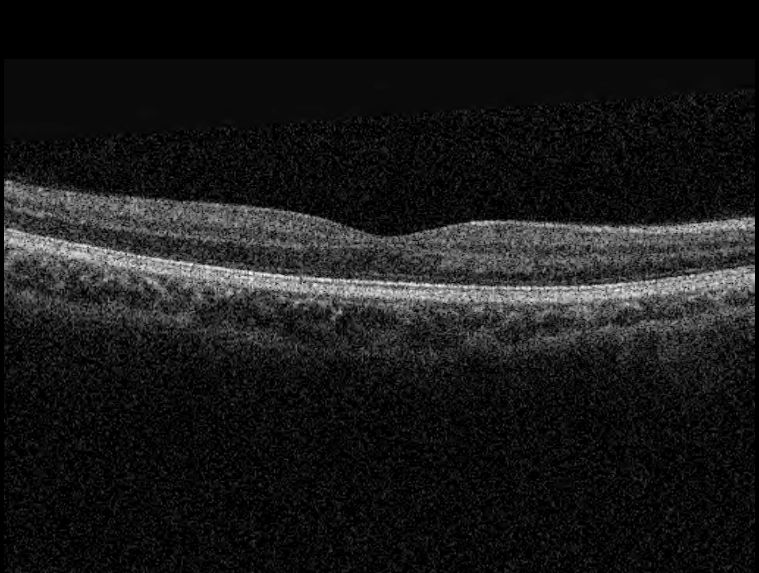
#> input picture ImageProcessing/clear_img.jpeg, 759 x 573 px
$ python testing.py
#> lines starting #> are read from the running program, lines starting #| are printed output that depends on the picture
import cv2
import numpy as np


class Method:

    # [165 lines left out: functions start_track_and_fuse, calculate_feature, detect_and_describe, calculate_offset_by_feature, match_descriptors, get_offset_by_mode, not called in this run]


if __name__ == "__main__":
    # m = Method()
    # offset = m.start_track_and_fuse()

    image_1 = cv2.imread("clear_img.jpeg", flags=0)
#> image_1 is the input picture: shape (573, 759); min 0, max 254, mean 25.1
    image_2 = image_1[0:485, 0:609]
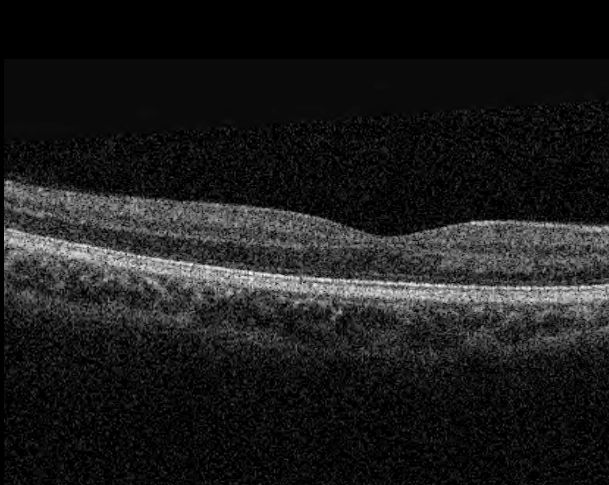
#> image_2: shape (485, 609); min 0, max 254, mean 27.8
    cv2.imwrite("image_2.jpeg", image_2)
    image_3 = image_1[100:585, 150:759]
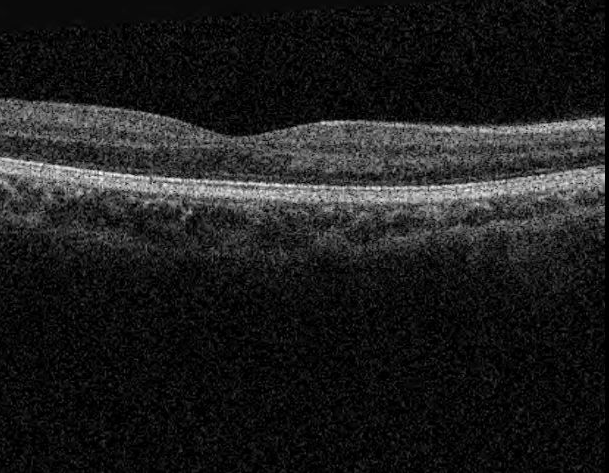
#> image_3: shape (473, 609); min 0, max 254, mean 29.6
    cv2.imwrite("image_3.jpeg", image_3)

$ run again, with ImageProcessing/1.jpeg copied over ImageProcessing/clear_img.jpeg
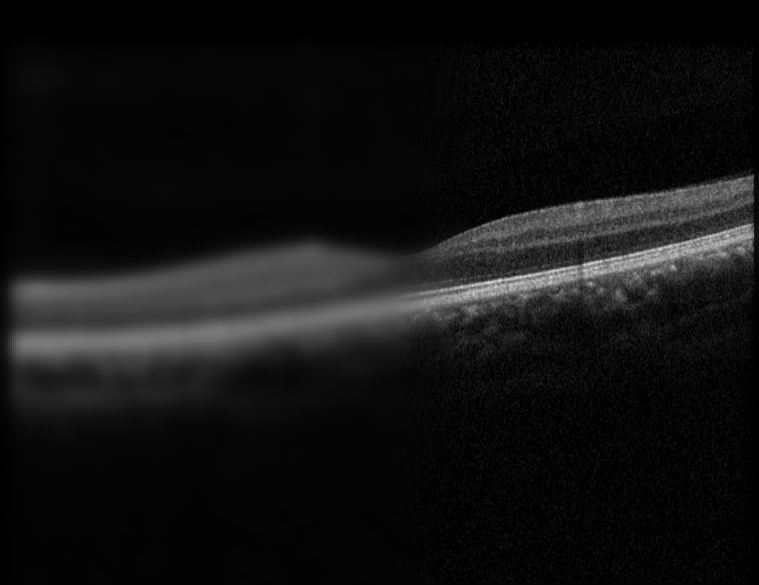
#> input picture ImageProcessing/1.jpeg, 759 x 585 px
#> image_1 is the input picture: shape (585, 759); min 0, max 226, mean 18.3
#> `image_2 = image_1[0:485, 0:609]`:
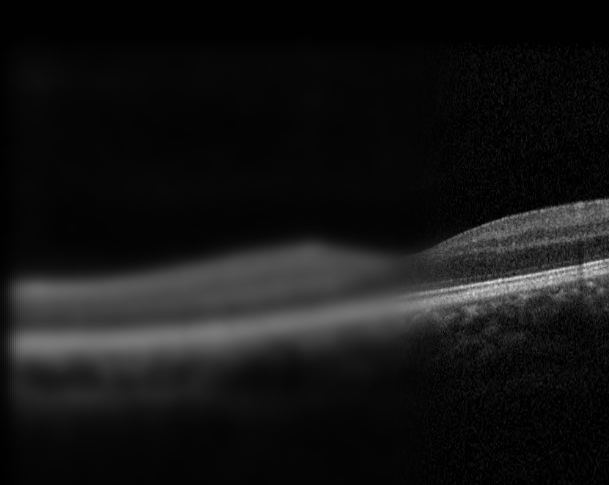
#> image_2: shape (485, 609); min 0, max 226, mean 21.2
#> `image_3 = image_1[100:585, 150:759]`:
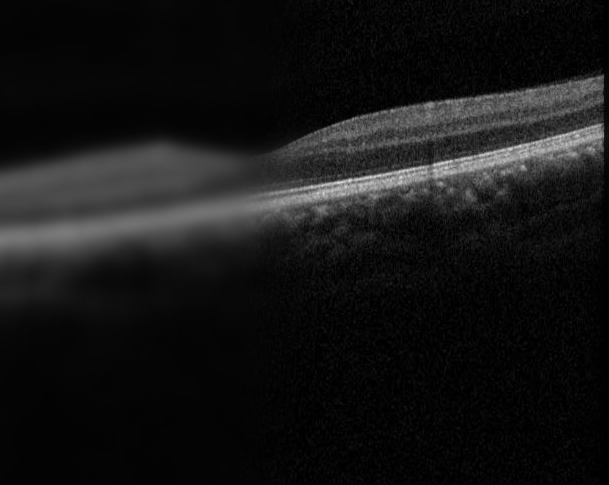
#> image_3: shape (485, 609); min 0, max 226, mean 21.3
